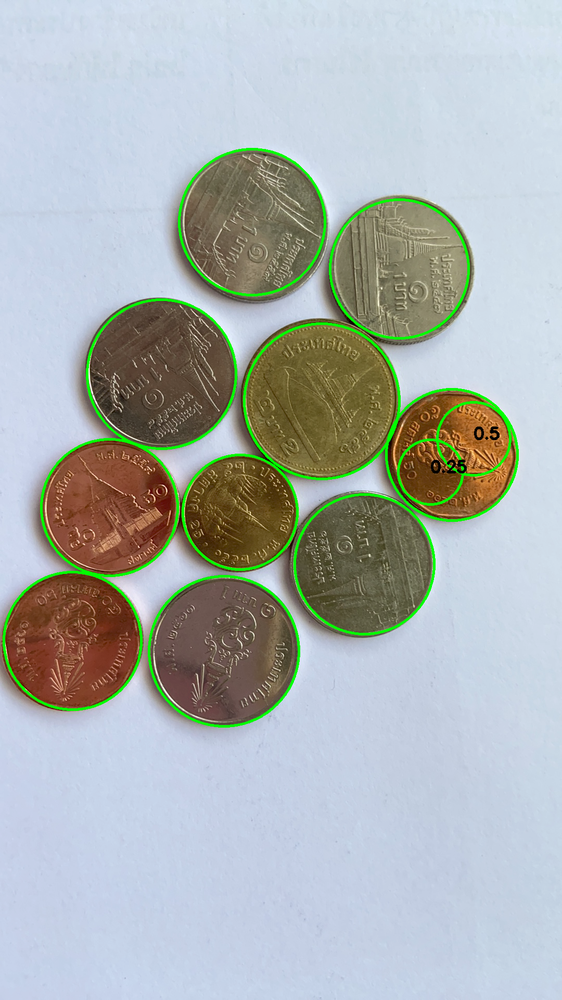
#> input picture Python/DG/A2.png, 562 x 1000 px, shrunk from 1080 x 1920 before the run
$ python 62313016_c2_1.py
#> lines starting #> are read from the running program, lines starting #| are printed output that depends on the picture; after the words box and inside, x2 and y2 are one past the last pixel; in counts of white or black regions, pixels touching at a corner belong together
import cv2
import numpy as np

def detect_coins():
    coins = cv2.imread('A2.png', 1)
#> coins is the input picture: shape (1000, 562, 3); mean B, G, R 177.4, 178.8, 172

    gray = cv2.cvtColor(coins, cv2.COLOR_BGR2GRAY)
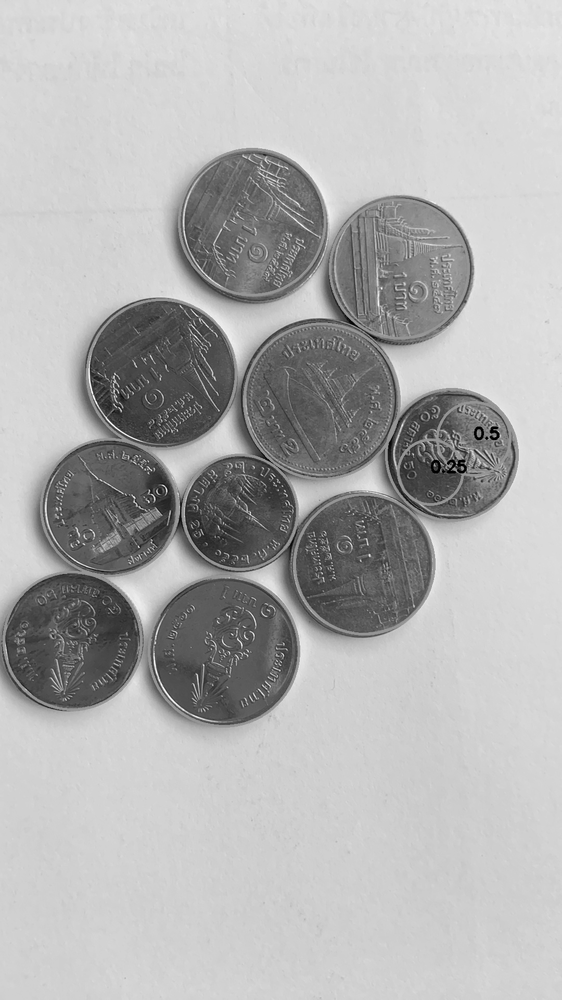
#> gray: shape (1000, 562); min 0, max 255, mean 176.6
    img = cv2.medianBlur(gray, 7)
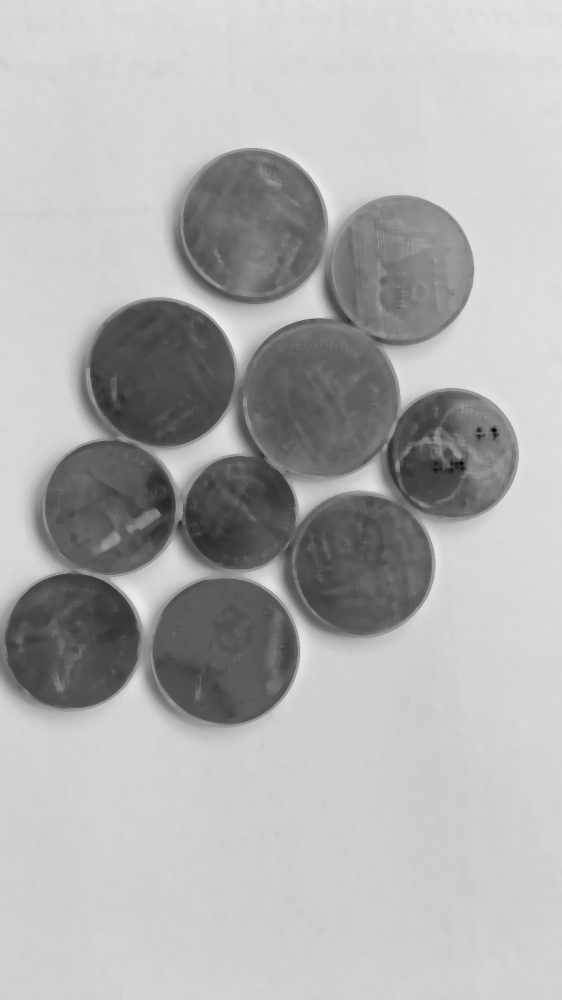
#> img: shape (1000, 562); min 2, max 235, mean 176
    circles = cv2.HoughCircles(
        img,  # source image
        cv2.HOUGH_GRADIENT,
        1,
        50,
        param1=100,
        param2=50,
        minRadius=5,
        maxRadius=150,
    )
#> circles = [[223.5, 650.5, 73.2], [361.5, 564.5, 70], [254.5, 221.5, 71.7], [158.5, 375.5, 78.3], [450.5, 454.5, 67], [320.5, 397.5, 80.1], [400.5, 266.5, 71.9], [111.5, 505.5, 66.9], [73.5, 640.5, 68.9], [240.5, 512.5, 55.6]]

    coins_copy = coins.copy()


    for detected_circle in circles[0]:
        x_coor, y_coor, detected_radius = detected_circle
        coins_detected = cv2.circle(
            coins_copy,
            (int(x_coor), int(y_coor)),
            int(detected_radius),
            (0, 255, 0),
            4,
        )
#> this loop made 10 passes
#> pass 2, in detect_coins, `coins_detected = cv2.circle( coins_copy, (int(x_coor), int(y_coor)), i..`:
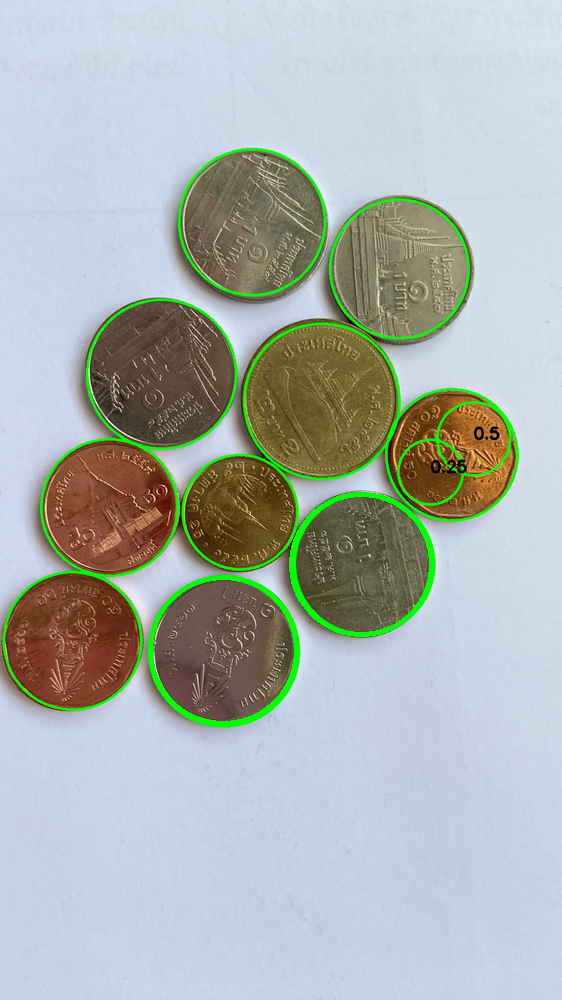
#> coins_detected: shape (1000, 562, 3); mean B, G, R 176.9, 179.6, 171.4
#> pass 3, in detect_coins, `coins_detected = cv2.circle( coins_copy, (int(x_coor), int(y_coor)), i..`:
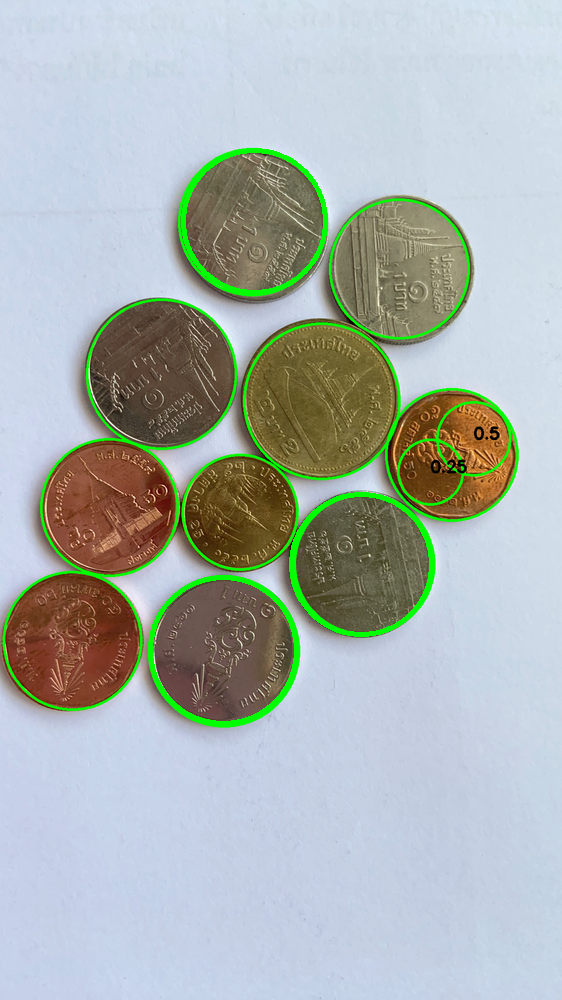
#> coins_detected: shape (1000, 562, 3); 0.35% of pixels changed, all inside (x1, y1, x2, y2) = (181, 148, 328, 294)
#> after the loop:
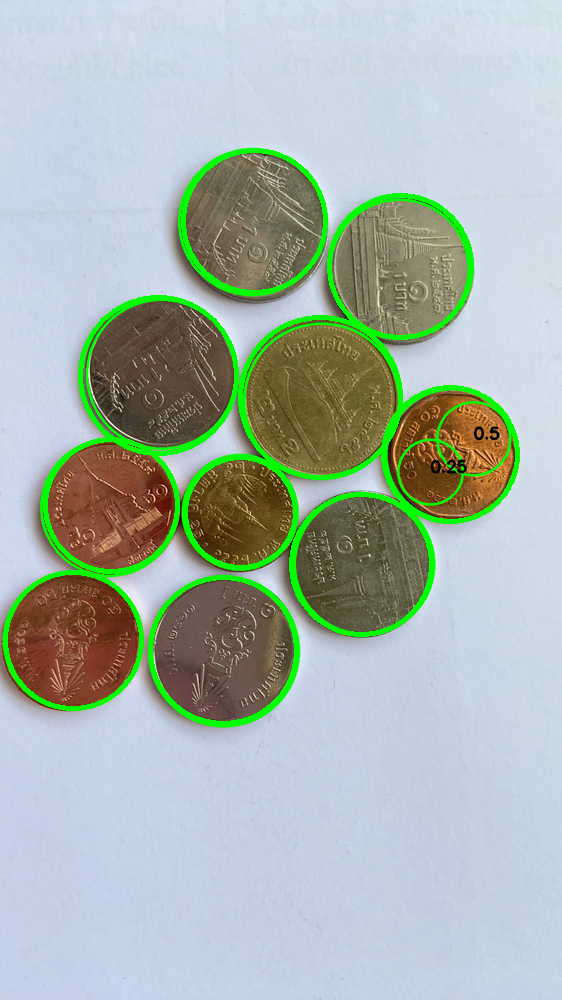
#> coins_copy: shape (1000, 562, 3); 3.37% of pixels changed, all inside (x1, y1, x2, y2) = (3, 148, 520, 726)

    cv2.imwrite("A2.png", coins_detected)

    return circles

def calculate_amount():
    koruny = {
        "1 bath": {
            "value": 1,
            "radius": 26.0,
            "ratio": 1.30,
            "count": 0,
        },
        "2 bath": {
            "value": 2,
            "radius": 27.5,
            "ratio": 1.375,
            "count": 0,
        },
        "0.5 bath": {
            "value": 0.5,
            "radius": 23.0,
            "ratio": 1.15,
            "count": 0,
        },
        "0.25 bath": {
            "value": 0.25,
            "radius": 21,
            "ratio": 1.03,
            "count": 0,
        },
    }

    circles = detect_coins()
    radius = []
    coordinates = []

    for detected_circle in circles[0]:
        x_coor, y_coor, detected_radius = detected_circle
        radius.append(detected_radius)
        coordinates.append([x_coor, y_coor])
#> after the loop, coordinates = [[223.5, 650.5], [361.5, 564.5], [254.5, 221.5], [158.5, 375.5], [450.5, 454.5], [320.5, 397.5], [400.5, 266.5], [111.5, 505.5], [73.5, 640.5], [240.5, 512.5]]; radius = [73.2, 70, 71.7, 78.3, 67, 80.1, 71.9, 66.9, 68.9, 55.6]

    smallest = min(radius)
#> smallest = 55.6
    tolerance = 0.0375
    total_amount = 0

    coins_circled = cv2.imread('A2.png', 1)
    font = cv2.FONT_HERSHEY_SIMPLEX

    for coin in circles[0]:
        ratio_to_check = coin[2] / smallest
        coor_x = coin[0]
        coor_y = coin[1]
        for koruna in koruny:
            value = koruny[koruna]['value']
            if abs(ratio_to_check - koruny[koruna]['ratio']) <= tolerance:
                koruny[koruna]['count'] += 1
                total_amount += koruny[koruna]['value']
                cv2.putText(coins_circled, str(value), (int(coor_x), int(coor_y)), font, 1,
                            (0, 0, 0), 4)
#> this loop made 10 passes
#> (coin, ratio_to_check, coor_x, coor_y) on passes 1 to 10: ([223.5, 650.5, 73.2], 1.32, 223.5, 650.5), ([361.5, 564.5, 70], 1.26, 361.5, 564.5), ([254.5, 221.5, 71.7], 1.29, 254.5, 221.5), ([158.5, 375.5, 78.3], 1.41, 158.5, 375.5), ([450.5, 454.5, 67], 1.21, 450.5, 454.5), ([320.5, 397.5, 80.1], 1.44, 320.5, 397.5), ([400.5, 266.5, 71.9], 1.29, 400.5, 266.5), ([111.5, 505.5, 66.9], 1.2, 111.5, 505.5), ([73.5, 640.5, 68.9], 1.24, 73.5, 640.5), ([240.5, 512.5, 55.6], 1, 240.5, 512.5)
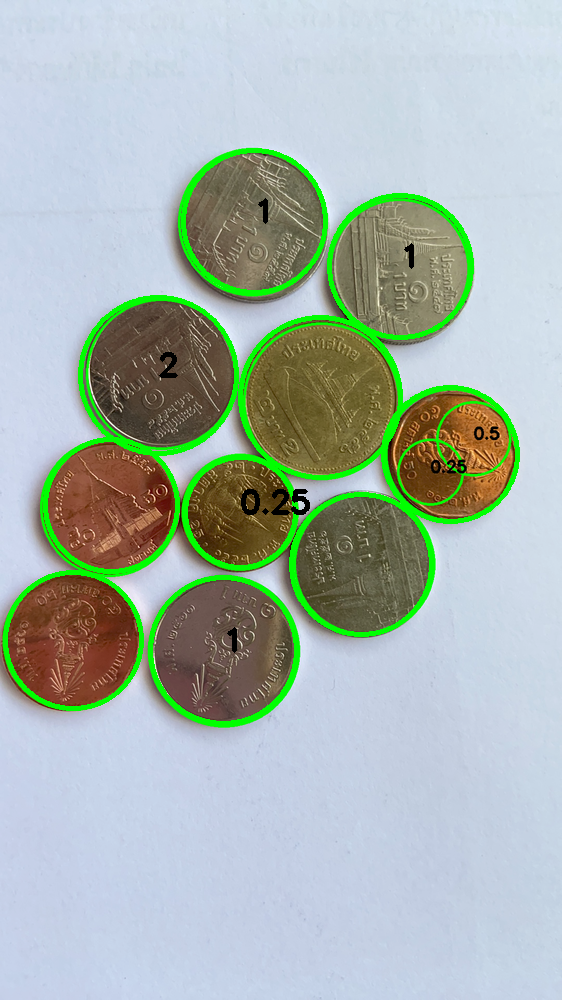
#> coins_circled: shape (1000, 562, 3); 0.27% of pixels changed, all inside (x1, y1, x2, y2) = (159, 198, 414, 653)
#> after the loop, koruny = 4 items; total_amount = 5.25

    print(f"The total amount is {total_amount} Bath")
#| The total amount is 5.25 Bath
    for koruna in koruny:
        pieces = koruny[koruna]['count']
        print(f"{koruna} = {pieces}x")
#> this loop made 4 passes
#> (koruna, pieces) on passes 1 to 4: ('1 bath', 3), ('2 bath', 1), ('0.5 bath', 0), ('0.25 bath', 1)
#| 1 bath = 3x
#| 2 bath = 1x
#| 0.5 bath = 0x
#| 0.25 bath = 1x


    cv2.imwrite("A2.png", coins_circled)


if __name__ == "__main__":
    calculate_amount()

$ run again, with Python/DG/A1.png copied over Python/DG/A2.png
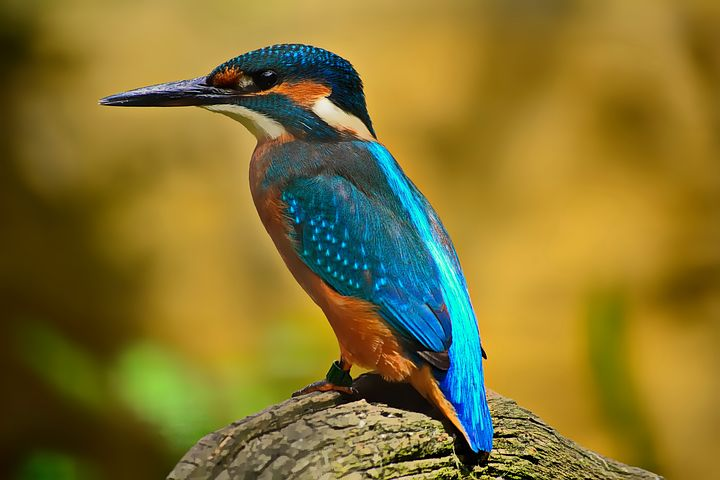
#> input picture Python/DG/A1.png, 720 x 480 px
#> in detect_coins, coins is the input picture: shape (480, 720, 3); mean B, G, R 46.8, 115.9, 132.8
#> in detect_coins, `img = cv2.medianBlur(gray, 7)`:
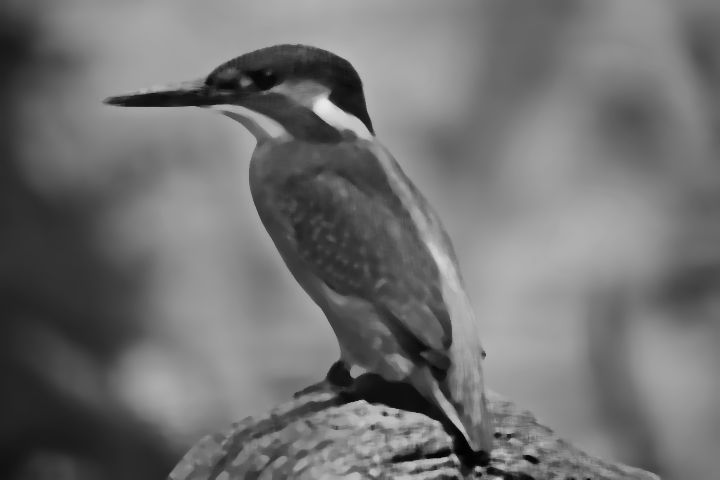
#> img: shape (480, 720); min 2, max 232, mean 113
#> in detect_coins, `circles = cv2.HoughCircles( img,`: circles = [[400.5, 408.5, 45.8]]
#> the loop in detect_coins, `for detected_circle in circles[0]:` made 1 pass
#> the loop in calculate_amount, `for detected_circle in circles[0]:` made 1 pass
#> after the loop in calculate_amount, `for detected_circle in circles[0]:`: coordinates = [[400.5, 408.5]]; radius = [45.8]
#> smallest = 45.8
#> the loop in calculate_amount, `for coin in circles[0]:` made 1 pass
#> (coin, ratio_to_check, coor_x, coor_y) on pass 1: ([400.5, 408.5, 45.8], 1, 400.5, 408.5)
#> after the loop in calculate_amount, `for coin in circles[0]:`:
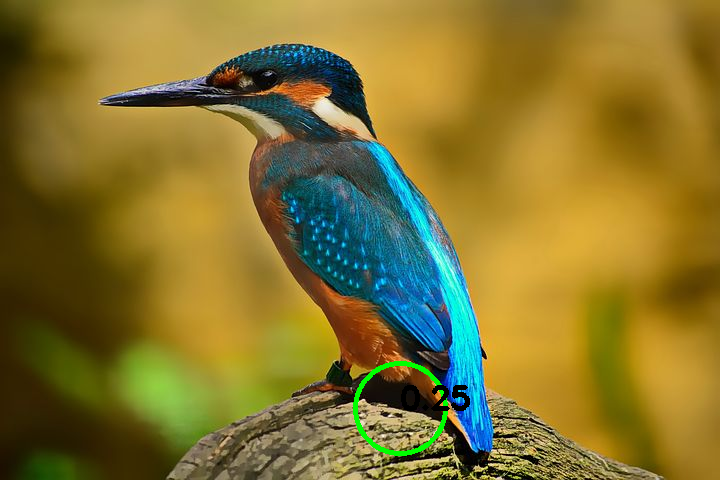
#> coins_circled: shape (480, 720, 3); mean B, G, R 46.3, 116.3, 132.2
#> after the loop in calculate_amount, `for coin in circles[0]:`: koruny = 4 items; total_amount = 0.25
#| The total amount is 0.25 Bath
#> the loop in calculate_amount, `for koruna in koruny:` made 4 passes
#> (koruna, pieces) on passes 1 to 4: ('1 bath', 0), ('2 bath', 0), ('0.5 bath', 0), ('0.25 bath', 1)
#> (printed output is left out)
